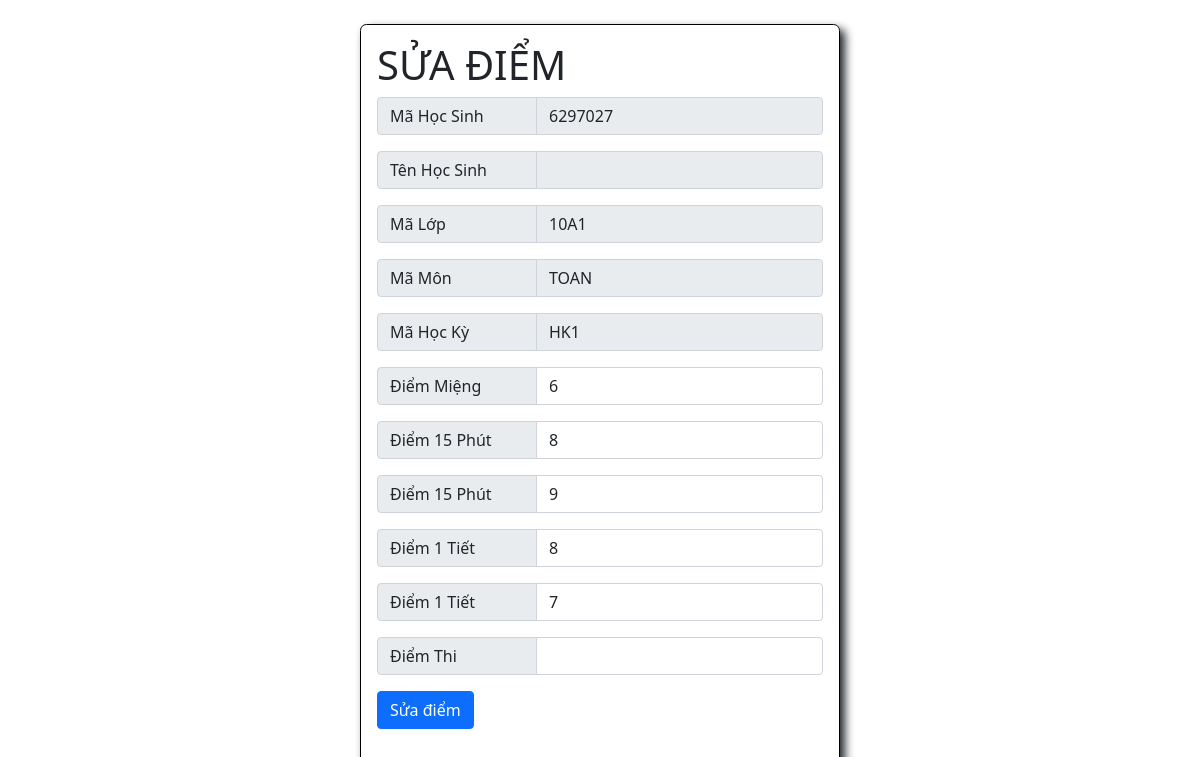
/admin/diem/suadiem.php?cma=300, run on the app's committed database.
### tables this page shows
CREATE TABLE `diem` (
  `MaDiem` int(6) NOT NULL,
  `MaHocKy` varchar(5) NOT NULL,
  `MaMonHoc` varchar(5) NOT NULL,
  `MaHS` varchar(10) NOT NULL,
  `MaLopHoc` varchar(10) NOT NULL,
  `DiemMieng` varchar(4) NOT NULL,
  `Diem15Phut1` varchar(4) NOT NULL,
  `Diem15Phut2` varchar(4) NOT NULL,
  `Diem1Tiet1` varchar(4) NOT NULL,
  `Diem1Tiet2` varchar(4) NOT NULL,
  `DiemThi` varchar(4) NOT NULL,
  `DiemTB` float NOT NULL
);

### admin/diem/suadiem.php (the view, shortened to what this page needs)
<?php
require "../../includes/config.php";
$madiem = $_GET['cma'];
$query = "select * from diem where MaDiem='$madiem'";
$results = mysqli_query($conn, $query);
$row = mysqli_fetch_assoc($results);
?>
<head>
    <link href="https://cdn.jsdelivr.net/npm/bootstrap@5.0.2/dist/css/bootstrap.min.css" rel="stylesheet">
</head>
<body class="body-container">
    <h1>SỬA ĐIỂM</h1>
    <table class="table">
        <form action="suadiem.php?cma=<?php echo $row['MaDiem']; ?>" method="post">
            <div class="input-group mb-3">
                <span class="input-group-text">Mã Học Sinh</span>
                <input class="form-control" type="text" name="txtmalop" size="25" value="<?php echo $row['MaHS']; ?>" readonly="readonly" />
            </div>
            <div class="input-group mb-3">
                <span class="input-group-text">Tên Học Sinh</span>
                <input class="form-control" type="text" name="txtname" size="25" value="<?php echo $_GET["tenhs"] ?>" readonly="readonly" />
            </div>
            <div class="input-group mb-3">
                <span class="input-group-text">Mã Lớp</span>
                <input class="form-control" type="text" name="txtten" size="25" value="<?php echo $row['MaLopHoc']; ?>" readonly="readonly" />
            </div>
            <div class="input-group mb-3">
                <span class="input-group-text">Mã Môn</span>
                <input type="text" class="form-control" name="txtten" size="25" value="<?php echo $row['MaMonHoc']; ?>" readonly="readonly" />
            </div>
            <div class="input-group mb-3">
                <span class="input-group-text">Mã Học Kỳ</span>
                <input class="form-control" type="text" name="txtns" size="25" value="<?php echo $row['MaHocKy']; ?>" readonly="readonly" />
            </div>
            <div class="input-group mb-3">
                <span class="input-group-text">Điểm Miệng</span>
                <input class="form-control" type="text" name="txtnois" size="25" value="<?php echo $row['DiemMieng']; ?>" />
            </div>
            <div class="input-group mb-3">
                <span class="input-group-text">Điểm 15 Phút</span>
                <input class="form-control" type="text" name="txtdantoc" size="25" value="<?php echo $row['Diem15Phut1']; ?>" />
            </div>
            <div class="input-group mb-3">
                <span class="input-group-text">Điểm 15 Phút</span>
                <input class="form-control" type="text" name="txtcha" size="25" value="<?php echo $row['Diem15Phut2']; ?>" />
            </div>
            <div class="input-group mb-3">
                <span class="input-group-text">Điểm 1 Tiết</span>
                <input class="form-control" type="text" name="txtme" size="25" value="<?php echo $row['Diem1Tiet1']; ?>" />
            </div>
            <div class="input-group mb-3">
                <span class="input-group-text">Điểm 1 Tiết</span>
                <input class="form-control" type="text" name="txtpasshs" size="25" value="<?php echo $row['Diem1Tiet2']; ?>" />
            </div>
            <div class="input-group mb-3">
                <span class="input-group-text">Điểm Thi</span>
                <input class="form-control" type="text" name="txtthi" size="25" value="<?php echo $row['DiemThi']; ?>" />
            </div>
            <button class="btn btn-primary" type="submit" name="ok"> Sửa điểm </button>
        </form>
    </table>
</body>

### admin/diem/suadiem.php (style rules this page uses)
.body-container { margin: 2% 30%; border: 1px solid black; border-radius: 0.4em; box-shadow: 5px 5px 10px; padding: 1em; }
span { width: 10em; }

### data on the page
diem: txtmalop "6297027", txtten "10A1", txtten "TOAN", txtns "HK1", txtnois "6", txtdantoc "8", txtcha "9", txtme "8", txtpasshs "7"
